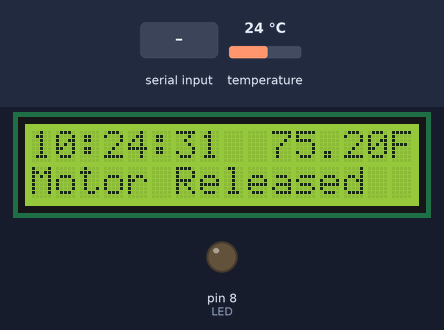
Bench run of a sketch on a simulated Arduino Uno, built with avr-gcc and run on an emulated ATmega328P. Parts: 16×2 character LCD, output pins drawn as LEDs (lit = HIGH). The inputs (shaded band) are chosen by the test bench; at power-on: temperature 24 °C. The local clock reads 2024-03-15 10:24:30 at power-on unless the sketch sets it; what the sketch prints to the serial monitor is not drawn.

Above: at 1.2 s.
1.3 s: "1" received over the second serial link
At 3.0 s:
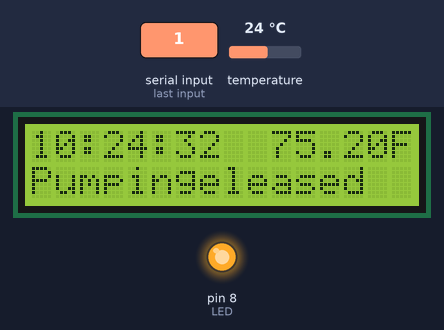
4.7 s: "1,90\n" received over the second serial link
At 5.7 s:
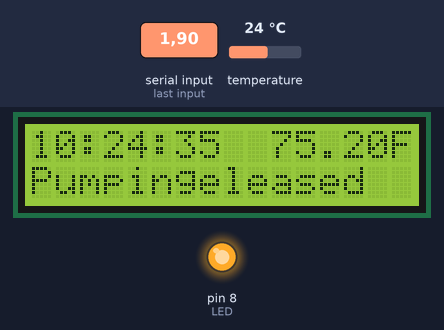
6.8 s: temperature set to 12 °C
At 8.2 s:
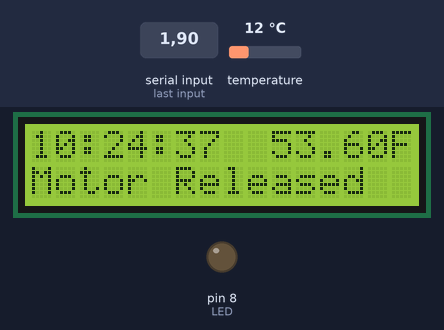
9.9 s: "1,90,45\n" received over the second serial link
At 13.0 s:
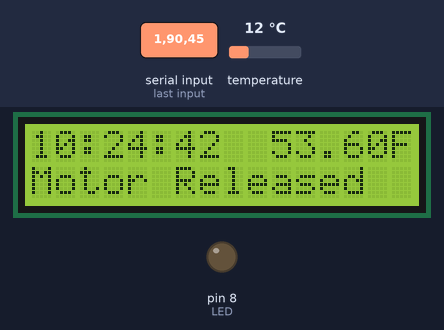
13.1 s: "?" received over the second serial link
At 17.1 s:
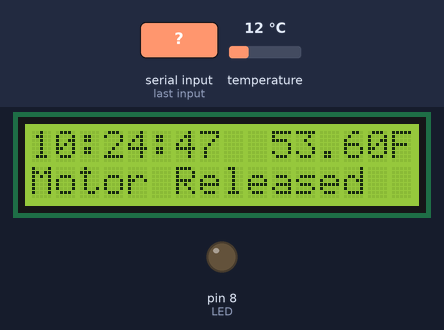
17.2 s: temperature set to 19 °C
At 18.8 s:
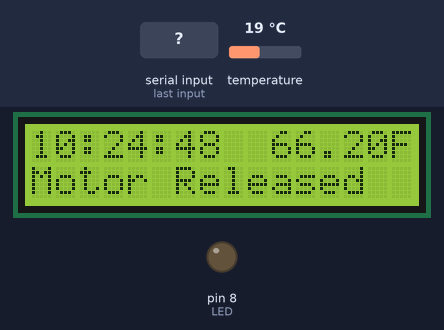
Timing chart, 0 to 20.3 s (numbered marks = the images above; inputs shaded):
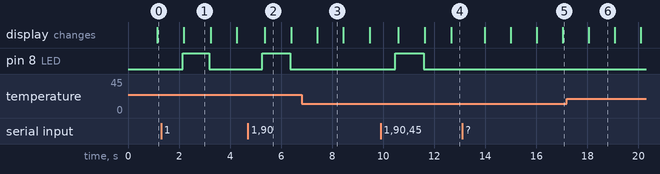

Measured:
- after the input at 1.3 s, pin 8 (LED): LOW → HIGH after 0.85 s, → LOW 1.0 s later; the display: changes after 0.89 s (image 1)
- after the input at 4.7 s, pin 8 (LED): LOW → HIGH after 0.57 s, → LOW 1.1 s later; the display: changes after 0.65 s (image 2)
- after the input at 9.9 s, pin 8 (LED): LOW → HIGH after 0.58 s, → LOW 1.1 s later; the display: first changes after 0.69 s (image 4 shows a later state)
- what the display in image 1 shows lasts 1.0 s, from 2.2 s to 3.2 s
- what the display in image 3 shows lasts 1.0 s, from 7.4 s to 8.4 s

The sketch:

WateringSystem_v3.ino
```cpp
#include <SoftwareSerial.h>
#include <EEPROM.h>
#include <DS3231.h>
#include <Wire.h>
#include <LiquidCrystal_I2C.h>
#include <Adafruit_MotorShield.h>

SoftwareSerial Bluetooth(10, 9); // RX, TX
DS3231 rtc(SDA, SCL);
LiquidCrystal_I2C lcd(0x27, 16, 2);
Adafruit_MotorShield AFMS = Adafruit_MotorShield();
Adafruit_StepperMotor *myMotor = AFMS.getStepper(200, 2);

int LED = 8; // LED
String Data; // the data received
//bool ReadFromEEPROMOnStartUp = 0;
int Hour;//Input from Bluetooth and EEPROM
int Minute;//Input from Bluetoothand EEPROM
int Revolutions;//Input from Bluetooth and EEPROM
int RPM;//Input from Bluetooth and EEPROM
int REVStepper;//Calculated from Revolutions
int BTRecOption;
char cData;//Bluetooth Read
String sOption;//Bluetooth Read
String sValue;//Bluetooth Read
String sBluetooth;//Bluetooth Read
String Option;//Option compare
String Value;//Data for Option
Time t;
int CurrentHour;
int CurrentMinute;
bool PumpTimeStart=0;

void setup() {
  //Load from EEPROM----------------------------------------------
  Revolutions = EEPROM.read(1);
  Hour = EEPROM.read(2);
  Minute = EEPROM.read(3);
  RPM = EEPROM.read(4);

  rtc.begin();
  lcd.begin();
  lcd.backlight();
  AFMS.begin();
  Bluetooth.begin(9600);
  Serial.begin(9600);

  myMotor->setSpeed(RPM); //RPM.  200 is good.
  myMotor->release();

  Serial.println("Waiting for command...");
  pinMode(LED,OUTPUT);


  //Reset Options
  Option = "0";

  // The following lines can be uncommented to set the date and time
  //rtc.setDOW(WEDNESDAY);     // Set Day-of-Week to SUNDAY
  //rtc.setTime(15, 37, 0);     // Set the time to 12:00:00 (24hr format)
  //rtc.setDate(1, 1, 2014);   // Set the date to January 1st, 2014
}

void loop() {

  //Read Bluetooth Section----------------------------------------
  while (Bluetooth.available()) {
    delay(10);  //small delay to allow input buffer to fill
    cData = Bluetooth.read();  //gets one byte from serial buffer
    sBluetooth += cData;
    sOption = sBluetooth.substring(0,1);
    sValue = sBluetooth.substring(2);
    digitalWrite(LED,1);
  }
  if (sOption.length() >0) {
    Serial.println("sOption ");
    Serial.println(sOption); //prints string to serial port out
    Option=sOption;
    sOption=""; //clears variable for new input
    sBluetooth = "";
    digitalWrite(LED,0);
  }
  if (sValue.length() >0) {
    Serial.println("sValue ");
    Serial.println(sValue); //prints string to serial port out
    Value=sValue;
    sValue=""; //clears variable for new input
  }

  ////Option Section-------------------------------
  if (Option.length() >0) {
    Serial.println("Option ");
    Serial.println(Option); //prints string to serial port out
    //Option=""; //clears variable for new input
  }
  if (sBluetooth.length() >0) {
    Serial.println("sBluetooth ");
    Serial.println(sBluetooth); //prints string to serial port out
    //Option=""; //clears variable for new input
  }

    if(Option=="?"){
      Serial.println("Running Option ?");
      Bluetooth.println(" ");
      Bluetooth.println(" ");
      Bluetooth.println("-----------Plant Waterer------------.");
      Bluetooth.println("Send 'Option:Value'.");
      Bluetooth.println(" ");
      Bluetooth.println("? Show Options");
      //Bluetooth.println("* Reset Option");
      Bluetooth.println("0 Release Motor");
      Bluetooth.println("1 Manual Motor On");
      Bluetooth.println("2:? Pump Revolutions");
      Bluetooth.println("3:? Pump On Hour");
      Bluetooth.println("4:? Pump On Minute");
      Bluetooth.println("5:? Pump RPM");

      Bluetooth.println(" ");
      Bluetooth.print("Pump Revolutions:  ");
      Bluetooth.println(Revolutions);
      Bluetooth.print("On Hour: ");
      Bluetooth.println(Hour);
      Bluetooth.print("On Minute: ");
      Bluetooth.println(Minute);
      Bluetooth.print("RPM: ");
      Bluetooth.println(RPM);
      Bluetooth.println(" ");

      //Serial.println(Option);//debug..........................
      Option="";
    }
    if(Option=="0"){
       digitalWrite(LED,0);
       Serial.println("Motor Released");
       Bluetooth.println("Motor Released");
       myMotor->release();
       lcd.setCursor(0,1);
       lcd.print("Motor Released");
       Option="";

    }
    else if(Option=="1"){
      digitalWrite(LED,1);
      Serial.println("Pump On");
      Bluetooth.println("Pump On");
      lcd.setCursor(0,1);
      lcd.print("Pumping");

      myMotor->setSpeed(RPM); //RPM.  200 is good.
      REVStepper = Revolutions * 200;
      myMotor->step(REVStepper, FORWARD, DOUBLE);

      //Program halts here until motor has completed revs
      //Set Option to '0' to release pump
      Option = "0";

    }

    else if(Option=="2"){
      Revolutions = Value.toInt();
      Bluetooth.println("Revolutions:  Saving to EEPROM");
      EEPROM.write(1,Revolutions);//(addr, val);
      Option="";
    }
    else if(Option=="3"){
      Hour = Value.toInt();
      Bluetooth.println("Hour:  Saving to EEPROM");
      EEPROM.write(2,Hour);//(addr, val);
      Option="";
    }
    else if(Option=="4"){
      Minute = Value.toInt();
      Bluetooth.println("Minute:  Saving to EEPROM");
      EEPROM.write(3,Minute);//(addr, val);
      Option="";
    }
    else if(Option=="5"){
      RPM = Value.toInt();
      Bluetooth.println("RPM:  Saving to EEPROM");
      EEPROM.write(4,RPM);//(addr, val);
      Option="";
    }
    else if(Option=="8"){
      Bluetooth.println("Reading EEPROM values............");
      Bluetooth.print("Revolution:  ");
      Bluetooth.println(EEPROM.read(1));
      Bluetooth.print("Hour:  ");
      Bluetooth.println(EEPROM.read(2));
      Bluetooth.print("Minute:  ");
      Bluetooth.println(EEPROM.read(3));
      Bluetooth.print("RPM:  ");
      Bluetooth.println(EEPROM.read(4));
      Option="";
    }
    else{;}


  //Serial.println(rtc.getTimeStr());
  //Serial.print(rtc.getTemp());
  //Serial.println(" C");

  lcd.setCursor(0,0);
  lcd.print(rtc.getTimeStr());
  lcd.setCursor(10,0);
  lcd.print(((rtc.getTemp()*9/5)+32));
  lcd.setCursor(15,0);
  lcd.print("F");

  t = rtc.getTime();
//  Serial.println(t.hour,DEC);
//  Serial.println(t.min,DEC);

  CurrentHour = t.hour;
  CurrentMinute = t.min;

  if(CurrentHour == Hour){
    if(CurrentMinute == Minute){
      if(PumpTimeStart == 0){
        Serial.println("Pump Timer Start");
        Bluetooth.println("Pump Timer Start");
        PumpTimeStart = 1;
        Option = 1;
      }
    }
  }
  if(CurrentMinute != Minute){
    PumpTimeStart = 0;
  }

delay(1000);
}
```
